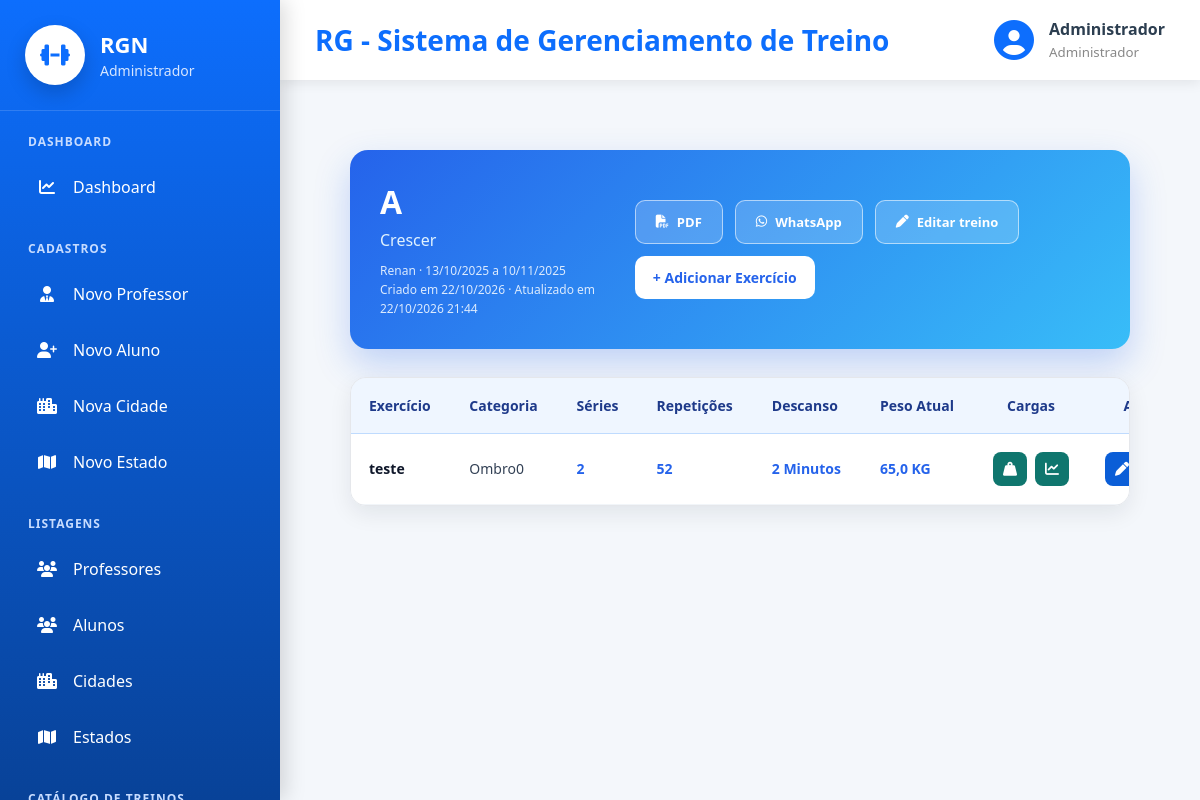
Page /exercicios/treino/7/ (signed in) on the earlier database version.
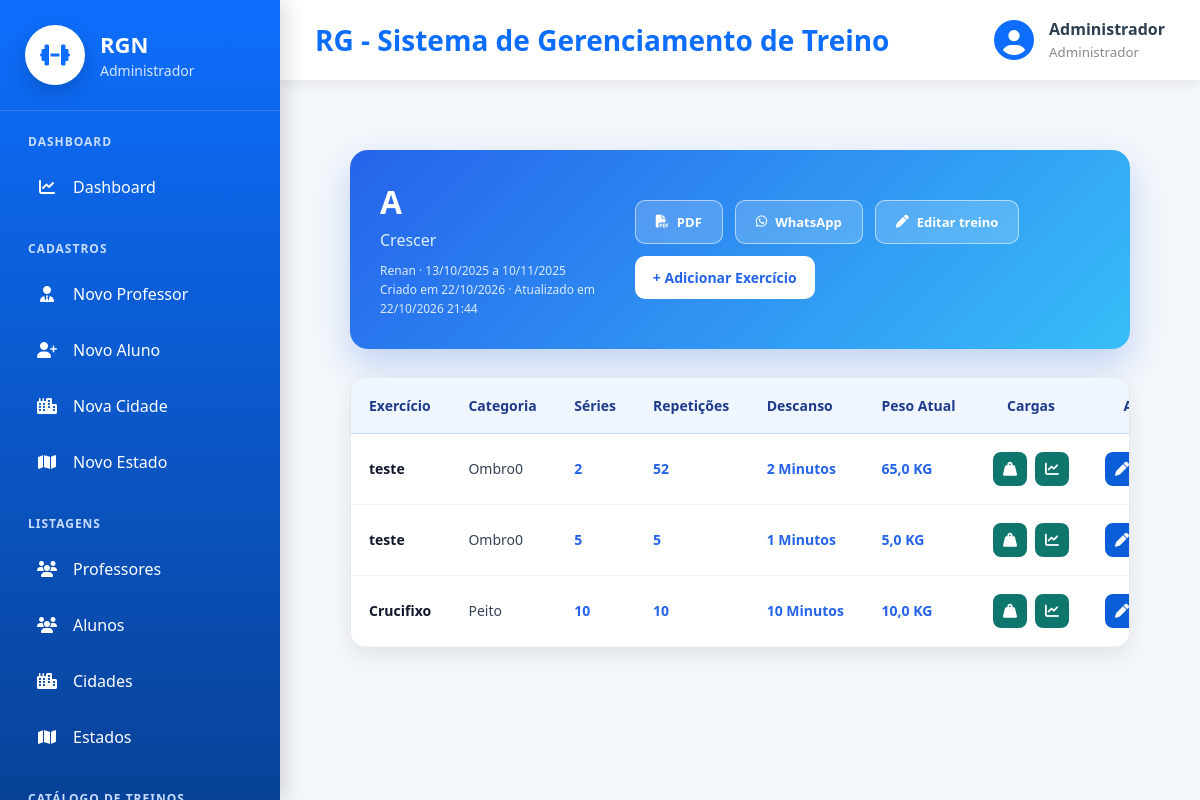
Same page on the later database version.
### cadastros/models.py (models this page shows, shortened)
class Auditoria(models.Model):
    cadastrado_em = models.DateTimeField(auto_now_add=True, verbose_name="Cadastrado em")
    atualizado_em = models.DateTimeField(auto_now=True, verbose_name="Atualizado em")
    class Meta:
        abstract = True

class Pessoa(Auditoria):
    TIPO_CHOICES = [
        ('ALUNO', 'Aluno'),
        ('PROFESSOR', 'Professor'),
        ('ADMINISTRADOR', 'Administrador')
    ]
    SEXO_CHOICES = [
        ('M', 'Masculino'),
        ('F', 'Feminino'),
        ('O', 'Outro'),
    ]
    NIVEL_CHOICES = [
        (1, 'Iniciante'),
        (2, 'Intermediário'),
        (3, 'Avançado'),
    ]
    tipo = models.CharField(max_length=20, choices=TIPO_CHOICES, verbose_name="Tipo de Pessoa")
    nome = models.CharField(max_length=50, verbose_name="Nome")
    data_nascimento = models.DateField(verbose_name="Data de nascimento",null=True,blank=True,validators=[validar_data_nascimento],)
    cpf = models.CharField(max_length=11, unique=True, verbose_name="CPF")
    telefone = models.CharField(max_length=15, verbose_name="Telefone")
    objetivo = models.TextField(verbose_name="Objetivo", null=True, blank=True)
    sexo = models.CharField(max_length=20, choices=SEXO_CHOICES, verbose_name="Sexo", null=True, blank=True)
    nivel = models.IntegerField(choices=NIVEL_CHOICES, verbose_name="Nível", null=True, blank=True)
    cidade = models.ForeignKey(Cidade, on_delete=models.PROTECT)
    professor = models.ForeignKey("self", on_delete=models.PROTECT, related_name="alunos", limit_choices_to={"tipo": "PROFESSOR"}, null=True, blank=True)
    usuario = models.OneToOneField("auth.User", on_delete=models.CASCADE, related_name="pessoa_usuario")
    precisa_trocar_senha = models.BooleanField(default=False, verbose_name="Precisa trocar a senha")

### exercicio/models.py (models this page shows, shortened)
class Treino(Auditoria):
    aluno = models.ForeignKey(Pessoa, on_delete=models.PROTECT, related_name="Treinos")
    nome_treino = models.CharField(max_length=20, verbose_name="Nome do Treino")
    data_inicio = models.DateField(verbose_name="Data de Inicio")
    data_fim = models.DateField(verbose_name="Data de Encerramento")
    descricao = models.CharField(max_length=100, verbose_name="Descrição")
    cadastrado_por = models.ForeignKey(Pessoa, on_delete=models.PROTECT)

class ExercicioTreino(Auditoria):
    treino = models.ForeignKey(Treino, on_delete=models.PROTECT, related_name="exercicio_do_treino")
    exercicio = models.ForeignKey(Exercicio, on_delete=models.PROTECT)
    series = models.IntegerField(verbose_name="Séries")
    repeticoes = models.IntegerField(verbose_name="Repetições")
    descanso = models.IntegerField(verbose_name="Descanso")
    peso_atual = models.FloatField(verbose_name="Peso Atual")
    cadastrado_por = models.ForeignKey(Pessoa, on_delete=models.PROTECT)

class Exercicio(Auditoria):
    nome = models.CharField(max_length=100, verbose_name="Nome do Exercicio")
    categoria = models.ForeignKey(Categoria, on_delete=models.PROTECT)
    descricao = models.CharField(max_length=150, verbose_name="Descrição")
    cadastrado_por = models.ForeignKey(Pessoa, on_delete=models.PROTECT)

class Categoria(Auditoria):
    nome = models.CharField(max_length=100, verbose_name="Categoria")

### exercicio/views.py (the view)
# urls.py: path('treino/<int:pk>/', TreinoDetail.as_view(), name='detalhe-treino'),
class TreinoDetail(SomenteDoMeuAlunoMixin, LoginRequiredMixin, GroupRequiredMixin, DetailView):
    model = Treino
    template_name = 'detalhe_treino.html'
    context_object_name = 'treino'
    group_required = ["Professor", "Administrador", "Aluno"]
    def get_context_data(self, **kwargs):
        context = super().get_context_data(**kwargs)
        exercicios = ExercicioTreino.objects.filter(
            treino=self.object
        ).select_related('exercicio', 'exercicio__categoria').order_by('cadastrado_em', 'id')
        context['exercicios_treino'] = exercicios
        context['link_whatsapp'] = montar_link_whatsapp(self.object, exercicios)
        return context

### cadastros/permissoes.py (called while the page is built, shortened)
def eh_admin(user):
    return user.is_superuser or user.groups.filter(name="Administrador").exists()

def alunos_do_usuario(user):
    if eh_admin(user):
        return Pessoa.objects.filter(tipo="ALUNO")

    def get_queryset(self):
        return super().get_queryset().filter(
            **{f"{self.campo_aluno}__in": alunos_do_usuario(self.request.user)}
        )

### exercicio/compartilhar.py (called while the page is built)
def montar_link_whatsapp(treino, exercicios):
    telefone = re.sub(r'\D', '', treino.aluno.telefone or '')
    if len(telefone) in (10, 11):
        telefone = '55' + telefone      # DDD + número: acrescenta o código do Brasil
    linhas = [
        f'Olá, {treino.aluno.nome}! Seu treino *{treino.nome_treino}* está pronto.',
        f'Período: {treino.data_inicio:%d/%m/%Y} a {treino.data_fim:%d/%m/%Y}',
        '',
    ]
    for item in exercicios:
        linhas.append(
            f'• {item.exercicio.nome}: {item.series}x{item.repeticoes}'
            f' | descanso {item.descanso} min | {item.peso_atual:g} kg'
        )
    linhas += ['', 'Bons treinos! 💪']
    return f'https://wa.me/{telefone}?text={quote(chr(10).join(linhas))}'

### exercicio/templates/detalhe_treino.html (shortened to what this page needs)
{% extends 'modelo.html' %}
{% load static %}
{% block css %}
<link rel="stylesheet" href="{% static 'css/paginas/modelo.css' %}">
<link rel="stylesheet" href="{% static 'css/exercicio/detalhe_treino.css' %}">
{% endblock %}
{% block main %}
<div class="list-container">
    <div class="list-header">
        <div>
            <h2>{{ treino.nome_treino }}</h2>
            <p>{{ treino.descricao }}</p>
            <small class="treino-datas">
                {{ treino.aluno.nome }} ·
                {{ treino.data_inicio|date:"d/m/Y" }} a
                {{ treino.data_fim|date:"d/m/Y" }}<br>
                Criado em
                {{ treino.cadastrado_em|date:"d/m/Y" }} · Atualizado em
                {{ treino.atualizado_em|date:"d/m/Y H:i" }}
            </small>
        </div>
        <div class="treino-acoes">
            <a href="{% url 'treino-pdf' treino.pk %}" class="btn-editar-treino">
                <i class="fas fa-file-pdf"></i>
                PDF
            </a>
            {% if not is_aluno %}
            <a href="{{ link_whatsapp }}" target="_blank" rel="noopener" class="btn-editar-treino">
                <i class="fab fa-whatsapp"></i>
                WhatsApp
            </a>
            <a href="{% url 'editar-treino' treino.pk %}" class="btn-editar-treino">
                <i class="fas fa-pen"></i>
                Editar treino
            </a>
            <a href="{% url 'cadastrar-exercicioTreino' treino.id %}" class="btn-novo">
                + Adicionar Exercício
            </a>
            {% endif %}
        </div>
    </div>
    <div class="table-container">
        <table class="table-list">
            <thead>
                <tr>
                    <th>Exercício</th>
                    <th>Categoria</th>
                    <th>Séries</th>
                    <th>Repetições</th>
                    <th>Descanso</th>
                    <th>Peso Atual</th>
                    <th class="col-acao">Cargas</th>
                    {% if not is_aluno %}<th class="col-acao">Ações</th>{% endif %}
                </tr>
            </thead>
            <tbody>
                {% for item in exercicios_treino %}
                <tr>
                    <td>{{ item.exercicio.nome }}</td>
                    <td>{{ item.exercicio.categoria.nome }}</td>
                    <td>{{ item.series }}</td>
                    <td>{{ item.repeticoes }}</td>
                    <td>{{ item.descanso }} Minutos</td>
                    <td>{{ item.peso_atual }} KG</td>
                    <td>
                        <div class="acoes-carga">
                            <a href="{% url 'registrar-carga' item.id %}" class="btn-carga" title="Registrar carga">
                                <i class="fas fa-weight-hanging"></i>
                            </a>
                            <a href="{% url 'historico-cargas' treino.aluno.pk %}?exercicio={{ item.exercicio.pk }}"
                                class="btn-carga" title="Ver histórico">
                                <i class="fas fa-chart-line"></i>
                            </a>
                        </div>
                    </td>
                    {% if not is_aluno %}
                    <td>
                        <div class="acoes">
                            <a href="{% url 'editar-exercicioTreino' item.id %}" class="btn-editar">
                                <i class="fas fa-pen"></i>
                            </a>
                        </div>
                    </td>
                    {% endif %}
                </tr>
                {% empty %}
                <tr>
                    <td colspan="{% if is_aluno %}7{% else %}8{% endif %}" class="sem-registro">
                        Nenhum exercício adicionado neste treino.
                    </td>
                </tr>
                {% endfor %}
            </tbody>
        </table>
    </div>
</div>
{% endblock %}

### paginas/templates/modelo.html (shortened to what this page needs)
{% load static %}
<!DOCTYPE html>
<html lang="pt-br">
<head>
    <link rel="stylesheet" href="{% static 'css/paginas/modelo.css' %}">
    <link rel="stylesheet" href="{% static 'css/paginas/menu.css' %}">
    <link rel="stylesheet" href="{% static 'css/paginas/dashboard/dashboard_admin.css' %}">
    <link rel="stylesheet" href="{% static 'css/paginas/dashboard/dashboard_aluno.css' %}">
    <link rel="stylesheet" href="{% static 'css/paginas/dashboard/dashboard_professor.css' %}">
    <link rel="stylesheet"
          href="https://cdnjs.cloudflare.com/ajax/libs/font-awesome/6.7.2/css/all.min.css">
    {% block css %}
    {% endblock %}
</head>
<body>
<div class="layout">
    {% if request.user.is_authenticated %}
        {% if is_admin %}
            {% include 'menus/menu_admin.html' %}
        {% elif is_professor %}
            {% include 'menus/menu_professor.html' %}
        {% elif is_aluno %}
            {% include 'menus/menu_aluno.html' %}
        {% endif %}
    {% endif %}
    <div class="main-area">
        <header class="topbar">
            <div class="titulo">
                <h2>
                    {% block titulo %}
                        RG - Sistema de Gerenciamento de Treino
                    {% endblock %}
                </h2>
            </div>
            {% if request.user.is_authenticated %}
            <div class="usuario">
                <i class="fas fa-circle-user"></i>
                <div>
                    <strong>
                        {{ request.user.pessoa_usuario.nome }}
                    </strong>
                    <small>
                        {% if is_admin %}
                            Administrador
                        {% elif is_professor %}
                            Professor
                        {% elif is_aluno %}
                            Aluno
                        {% endif %}
                    </small>
                </div>
            </div>
            {% endif %}
        </header>
        <main class="conteudo">
            {% block main %}
            {% endblock %}
        </main>
    </div>
</div>
</body>
</html>

### paginas/templates/menus/menu_admin.html (shortened to what this page needs)
{% load static %}
<aside class="aside-menu">
    <div class="logo">
        <div class="logo-icon">
            <i class="fas fa-dumbbell"></i>
        </div>
        <div class="logo-text">
            <h2>RGN</h2>
            <span>Administrador</span>
        </div>
    </div>
    <nav>
        <div class="menu-section">
            <h4>Dashboard</h4>
            <a href="{% url 'inicio' %}">
                <i class="fas fa-chart-line"></i>
                Dashboard
            </a>
        </div>
        <div class="menu-section">
            <h4>Cadastros</h4>
            <a href="{% url 'cadastrar-professor' %}">
                <i class="fas fa-user-tie"></i>
                Novo Professor
            </a>
            <a href="{% url 'cadastrar-aluno' %}">
                <i class="fas fa-user-plus"></i>
                Novo Aluno
            </a>
            <a href="{% url 'cadastrar-cidade' %}">
                <i class="fas fa-city"></i>
                Nova Cidade
            </a>
            <a href="{% url 'cadastrar-estado' %}">
                <i class="fas fa-map"></i>
                Novo Estado
            </a>
        </div>
        <div class="menu-section">
            <h4>Listagens</h4>
            <a href="{% url 'listar-professor' %}">
                <i class="fas fa-users"></i>
                Professores
            </a>
            <a href="{% url 'listar-aluno' %}">
                <i class="fas fa-users"></i>
                Alunos
            </a>
            <a href="{% url 'listar-cidade' %}">
                <i class="fas fa-city"></i>
                Cidades
            </a>
            <a href="{% url 'listar-estado' %}">
                <i class="fas fa-map"></i>
                Estados
            </a>
        </div>
        <div class="menu-section">
            <h4>Catálogo de Treinos</h4>
        </div>
    </nav>
</aside>

### static/css/paginas/modelo.css (style rules this page uses)
* { margin:0; padding:0; box-sizing:border-box; font-family:"Segoe UI",sans-serif; }
body { background:#f4f7fb; color:#2c3e50; }
.layout { display:flex; min-height:100vh; }
.aside-menu { width:280px; background:linear-gradient(180deg,#0d6efd,#084298); color:#fff; display:flex; flex-direction:column; position:fixed; left:0; top:0; bottom:0; box-shadow:5px 0 20px rgba(0,0,0,.15); overflow-y:auto; }
.logo { display:flex; align-items:center; gap:15px; padding:25px; border-bottom:1px solid rgba(255,255,255,.15); }
.logo-icon { width:60px; height:60px; border-radius:50%; background:#fff; color:#0d6efd; display:flex; justify-content:center; align-items:center; font-size:24px; }
.logo-text h2 { font-size:22px; }
.logo-text span { color:#d7e6ff; font-size:14px; }
.menu-section { margin-bottom:28px; }
.menu-section h4 { color:#c7dcff; text-transform:uppercase; font-size:12px; margin-bottom:12px; letter-spacing:1px; }
.menu-section a { display:flex; align-items:center; gap:15px; color:white; text-decoration:none; padding:14px 18px; border-radius:12px; transition:.3s; margin-bottom:6px; }
.menu-section i { width:22px; text-align:center; }
.main-area { margin-left:280px; width:calc(100% - 280px); display:flex; flex-direction:column; }
.topbar { height:80px; background:white; display:flex; justify-content:space-between; align-items:center; padding:0 35px; box-shadow:0 3px 12px rgba(0,0,0,.08); }
.titulo h2 { color:#0d6efd; font-size:28px; }
.usuario { display:flex; align-items:center; gap:15px; }
.usuario i { font-size:40px; color:#0d6efd; }
.usuario strong { display:block; font-size:16px; }
.usuario small { color:#888; }
.conteudo { flex:1; padding:35px; }

### static/css/paginas/menu.css (style rules this page uses)
.aside-menu { width:270px; min-height:100vh; background:linear-gradient(180deg,#0B5ED7,#0A53BE); color:#fff; display:flex; flex-direction:column; box-shadow:6px 0 18px rgba(0,0,0,.12); }
.logo { padding:28px 22px; display:flex; align-items:center; gap:15px; border-bottom:1px solid rgba(255,255,255,.15); }
.logo-icon { width:58px; height:58px; border-radius:50%; background:white; color:#0B5ED7; display:flex; justify-content:center; align-items:center; font-size:24px; box-shadow:0 8px 20px rgba(0,0,0,.18); }
.logo-text h2 { font-size:23px; font-weight:700; }
.logo-text span { color:#d7e7ff; font-size:13px; }
nav { flex:1; padding:22px 18px; }
.menu-section { margin-bottom:30px; }
.menu-section h4 { color:#d2e3ff; font-size:12px; text-transform:uppercase; letter-spacing:1px; margin-bottom:12px; padding-left:10px; }
.menu-section a { display:flex; align-items:center; gap:14px; text-decoration:none; color:white; padding:13px 16px; border-radius:12px; transition:.25s; margin-bottom:6px; }
.menu-section a i { width:22px; text-align:center; font-size:16px; }

### static/css/paginas/dashboard/dashboard_admin.css (style rules this page uses)
* { margin:0; padding:0; box-sizing:border-box; }

Differences in the rows shown:
added ExercicioTreino: exercicio.nome "teste", exercicio.categoria.nome "Ombro0", series "5", repeticoes "5", descanso "1", peso_atual "5,0"
added ExercicioTreino: exercicio.nome "Crucifixo", exercicio.categoria.nome "Peito", series "10", repeticoes "10", descanso "10", peso_atual "10,0"
